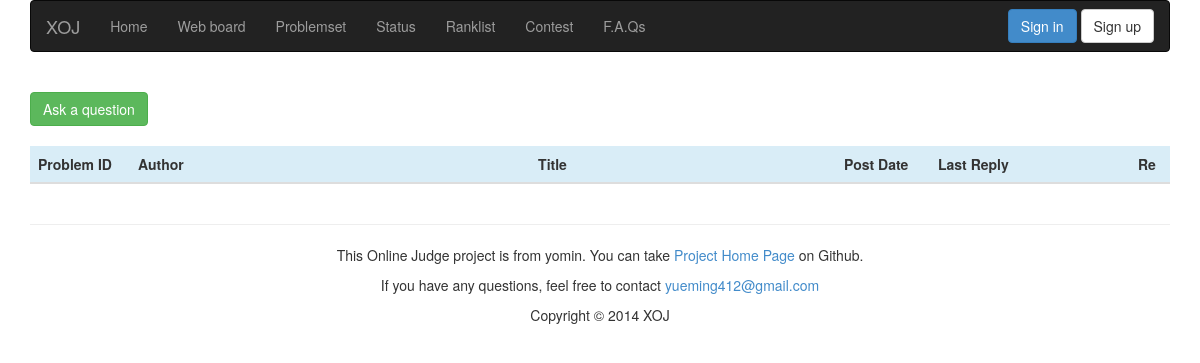
/discuss/, run on an earlier commit of the app's database.
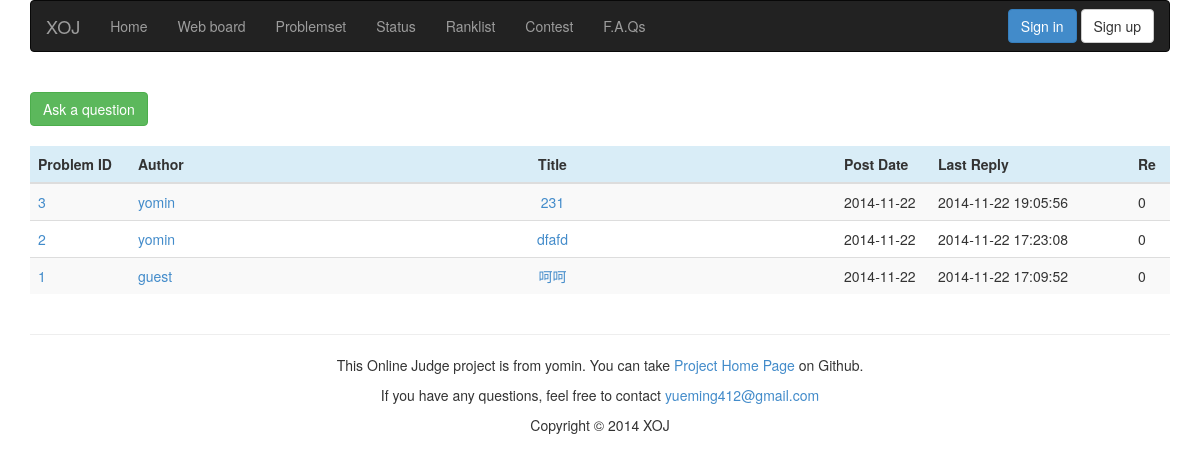
And on a later commit of the database.
### appfile/models.py (models this page shows, shortened)
class Comment(db.Model):
    tid = db.Column(db.Integer, primary_key = True)
    pid = db.Column(db.Integer)
    userid = db.Column(db.String(22))
    nickname = db.Column(db.String(22))
    title = db.Column(db.String(32))
    content = db.Column(db.Text)
    post_time = db.Column(db.String(19))
    last_reply = db.Column(db.String(19))
    re = db.Column(db.Integer, default = 0)
    replys = db.relationship('Reply', backref = db.backref('comment'))

### appfile/views.py (the view)
@app.route('/discuss/')
def discuss():
    pid = request.args.get('pid')
    if pid:
        comment_list = Comment.query.filter_by(pid = pid).order_by(Comment.last_reply.desc()).all()
    else:
        comment_list = Comment.query.order_by(Comment.last_reply.desc()).all()
    return render_template('discuss.html', comment_list = comment_list, pid = pid)

### appfile/views.py (called while the page is built)
@app.before_request
def before_request():
    g.user = current_user
    if g.user.is_authenticated():
        g.url = url_for('userinfo',userid = g.user.userid)

### appfile/templates/discuss.html (shortened to what this page needs)
{% extends "base.html" %}
{% block content %}
<br>
<div class="container">
    <a href={{ url_for('newpost', pid = pid) }} class="btn btn-success"> Ask a question </a>
    <br><br>
    <table class="table table-striped table-hover">
        <thead>
            <tr class="info">
                <th width="100px">Problem ID</th>
                <th width="139px">Author</th>
                <th style="text-align: center">Title</th>
                <th width="94px">Post Date</th>
                <th width="200px">Last Reply</th>
                <th width="40px">Re</th>
            </tr>
        </thead>
        <tbody>
            {% for comment in comment_list %}
            <tr>
                <td>
                    <a href={{ url_for('show_problem', pid = comment.pid) }}>{{ comment.pid }}</a>
                </td>
                <td>
                    <a href={{ url_for('userinfo', userid = comment.userid) }}>{{ comment.userid }}</a>
                </td>
                <td style="text-align: center">
                    <a href={{ url_for('show_comment', tid = comment.tid) }}>{{ comment.title }}</a>
                </td>
                <td>{{ comment.post_time.split()[0] }}</td>
                <td>{{ comment.last_reply }}</td>
                <td>{{ comment.re }}</td>
            </tr>
            {% endfor %}
        </tbody>
    </table>
</div>
{% endblock %}

### appfile/templates/base.html (shortened to what this page needs)
<!DOCTYPE html>
<html lang="zh-cn">
    <head>
        <link rel="stylesheet" type="text/css" href={{ url_for('static', filename='css/bootstrap.min.css') }}>
        <link rel="stylesheet" type="text/css" href={{ url_for('static', filename='css/style.css') }}>
    </head>
    <body>
        <div class="container">
            <nav class="navbar navbar-inverse" role="navigation">
                <div class="navbar-header">
                    <a class="navbar-brand" href={{ url_for('index')}}>XOJ</a>
                </div>
                <div class="collapse navbar-collapse" id="bs-example-navbar-collapse-1">
                    <ul class="nav navbar-nav">
                        <li><a href="/">Home</a></li>
                        <li><a href="/discuss/">Web board</a></li>
                        <li><a href="/problemset/">Problemset</a></li>
                        <li><a href="/status/">Status</a></li>
                        <li><a href="/ranklist/">Ranklist</a></li>
                        <li><a href="/">Contest</a></li>
                        <li><a href="/FAQ/">F.A.Qs</a></li>
                    </ul>
                    {% if g.user.is_authenticated() %}
                        <ul class="nav navbar-nav navbar-right">
                            <li><a href={{ g.url }}>{{ g.user.userid }}</a></li>
                            {% if g.user.is_admin %}
                                <li><a href="/admin/">Admin</a></li>
                            {% endif %}
                            <li><a href="/logout/">Logout</a></li>
                        </ul>
                    {% else %}
                    <div class="navbar-form navbar-right">
                            <a href="/login/" class="btn btn-primary">Sign in</a>
                            <a href="/register/" class="btn btn-default">Sign up</a>
                    </div>
                    {% endif %}
                </div>
            </nav>
        </div>
        {% block content %}
        {% endblock %}
        <div class="container">
            <footer>
                <hr>
                <p class="text-center">
                    This Online Judge project is from yomin. You can take
                    <a href="http://github/Rominyue">Project Home Page</a>
                    on Github.
                </p>
                <p class="text-center">
                    If you have any questions, feel free to contact
                    <a href="mailto:someone@example.com">yueming412@gmail.com</a>
                </p>
                <p class="text-center">Copyright © 2014 XOJ</p>
            </footer>
        </div>
    </body>
</html>

### appfile/static/css/style.css (style rules this page uses)
a:link { text-decoration: none; }

What changed in the data, as far as the page shows it:
added Comment: pid "3", userid "yomin", title "231", post_time "2014-11-22", last_reply "2014-11-22 19:05:56", re "0"
added Comment: pid "2", userid "yomin", title "dfafd", post_time "2014-11-22", last_reply "2014-11-22 17:23:08", re "0"
added Comment: pid "1", userid "guest", title "呵呵", post_time "2014-11-22", last_reply "2014-11-22 17:09:52", re "0"
